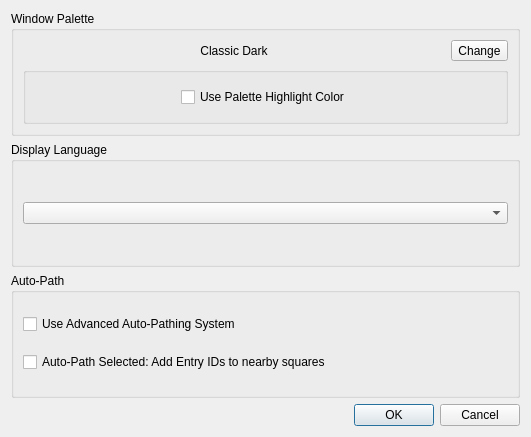
<?xml version="1.0" encoding="UTF-8"?>
<ui version="4.0">
 <class>PreferencesDialog</class>
 <widget class="QDialog" name="PreferencesDialog">
  <property name="geometry">
   <rect>
    <x>0</x>
    <y>0</y>
    <width>531</width>
    <height>437</height>
   </rect>
  </property>
  <property name="windowTitle">
   <string>Preferences</string>
  </property>
  <property name="sizeGripEnabled">
   <bool>false</bool>
  </property>
  <property name="modal">
   <bool>true</bool>
  </property>
  <layout class="QVBoxLayout" name="verticalLayout">
   <item>
    <widget class="QGroupBox" name="windowPaletteGroupBox">
     <property name="autoFillBackground">
      <bool>false</bool>
     </property>
     <property name="title">
      <string>Window Palette</string>
     </property>
     <property name="flat">
      <bool>false</bool>
     </property>
     <property name="checkable">
      <bool>false</bool>
     </property>
     <layout class="QVBoxLayout" name="verticalLayout_2">
      <item>
       <layout class="QHBoxLayout" name="windowPaletteLabelHorizontalLayout">
        <item>
         <widget class="QLabel" name="windowPaletteLabel">
          <property name="frameShape">
           <enum>QFrame::NoFrame</enum>
          </property>
          <property name="frameShadow">
           <enum>QFrame::Plain</enum>
          </property>
          <property name="lineWidth">
           <number>0</number>
          </property>
          <property name="midLineWidth">
           <number>0</number>
          </property>
          <property name="text">
           <string>Classic Dark</string>
          </property>
          <property name="alignment">
           <set>Qt::AlignCenter</set>
          </property>
         </widget>
        </item>
        <item>
         <widget class="QToolButton" name="windowPaletteToolButton">
          <property name="text">
           <string>Change</string>
          </property>
          <property name="popupMode">
           <enum>QToolButton::DelayedPopup</enum>
          </property>
          <property name="arrowType">
           <enum>Qt::NoArrow</enum>
          </property>
         </widget>
        </item>
       </layout>
      </item>
      <item>
       <widget class="QGroupBox" name="useHighlightColorGroupBox">
        <property name="title">
         <string/>
        </property>
        <layout class="QHBoxLayout" name="useHighlightColorLayout">
         <item>
          <spacer name="useHighlightColorLeftSpacer">
           <property name="orientation">
            <enum>Qt::Horizontal</enum>
           </property>
           <property name="sizeHint" stdset="0">
            <size>
             <width>40</width>
             <height>20</height>
            </size>
           </property>
          </spacer>
         </item>
         <item>
          <widget class="QCheckBox" name="usePaletteHighlightColorCheckbox">
           <property name="text">
            <string>Use Palette Highlight Color</string>
           </property>
          </widget>
         </item>
         <item>
          <spacer name="useHighlightColorRightSpacer">
           <property name="orientation">
            <enum>Qt::Horizontal</enum>
           </property>
           <property name="sizeHint" stdset="0">
            <size>
             <width>40</width>
             <height>20</height>
            </size>
           </property>
          </spacer>
         </item>
        </layout>
       </widget>
      </item>
     </layout>
    </widget>
   </item>
   <item>
    <widget class="QGroupBox" name="programLanguageGroupBox">
     <property name="title">
      <string>Display Language</string>
     </property>
     <layout class="QHBoxLayout" name="horizontalLayout_5">
      <item>
       <widget class="QComboBox" name="languageComboBox"/>
      </item>
     </layout>
    </widget>
   </item>
   <item>
    <widget class="QGroupBox" name="autoPathGroupBox">
     <property name="title">
      <string>Auto-Path</string>
     </property>
     <layout class="QVBoxLayout" name="verticalLayout_3">
      <item>
       <widget class="QCheckBox" name="useAdvancedAutoPathingSystemCheckbox">
        <property name="text">
         <string>Use Advanced Auto-Pathing System</string>
        </property>
       </widget>
      </item>
      <item>
       <widget class="QCheckBox" name="autoPathSelectedShouldAddEntryIdsToNearbySquaresCheckBox">
        <property name="text">
         <string>Auto-Path Selected: Add Entry IDs to nearby squares</string>
        </property>
       </widget>
      </item>
     </layout>
    </widget>
   </item>
   <item>
    <widget class="QDialogButtonBox" name="buttonBox">
     <property name="orientation">
      <enum>Qt::Horizontal</enum>
     </property>
     <property name="standardButtons">
      <set>QDialogButtonBox::Cancel|QDialogButtonBox::Ok</set>
     </property>
    </widget>
   </item>
  </layout>
 </widget>
 <resources/>
 <connections>
  <connection>
   <sender>buttonBox</sender>
   <signal>accepted()</signal>
   <receiver>PreferencesDialog</receiver>
   <slot>accept()</slot>
   <hints>
    <hint type="sourcelabel">
     <x>371</x>
     <y>129</y>
    </hint>
    <hint type="destinationlabel">
     <x>157</x>
     <y>213</y>
    </hint>
   </hints>
  </connection>
  <connection>
   <sender>buttonBox</sender>
   <signal>rejected()</signal>
   <receiver>PreferencesDialog</receiver>
   <slot>reject()</slot>
   <hints>
    <hint type="sourcelabel">
     <x>371</x>
     <y>120</y>
    </hint>
    <hint type="destinationlabel">
     <x>286</x>
     <y>213</y>
    </hint>
   </hints>
  </connection>
 </connections>
</ui>
